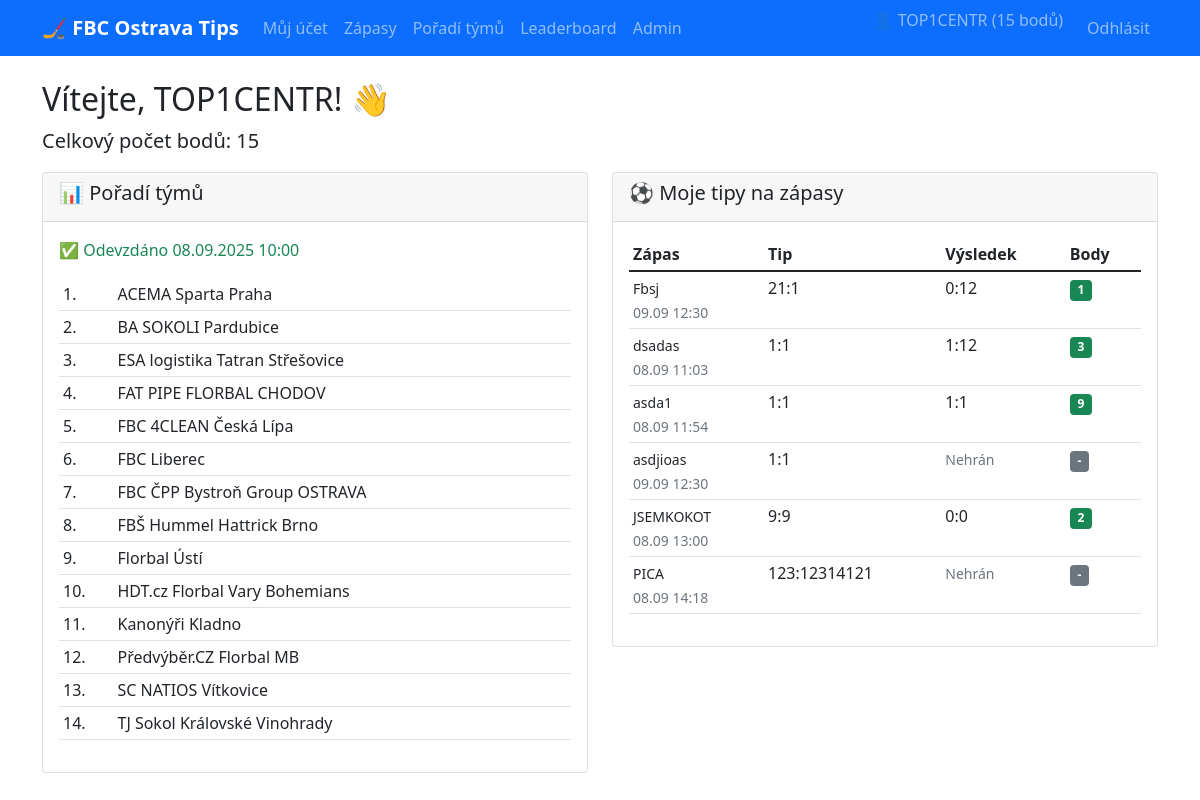
Screenshot of / (signed in) with the database file from the repository.
### tipovani/models.py (models this page shows, shortened)
class UserProfile(models.Model):
    user = models.OneToOneField(User, on_delete=models.CASCADE)
    points = models.IntegerField(default=0)

class TeamRanking(models.Model):
    user = models.OneToOneField(User, on_delete=models.CASCADE)
    is_submitted = models.BooleanField(default=False)
    submitted_at = models.DateTimeField(null=True, blank=True)

class TeamRankingItem(models.Model):
    ranking = models.ForeignKey(TeamRanking, on_delete=models.CASCADE, related_name='items')
    team = models.ForeignKey(Team, on_delete=models.CASCADE)
    position = models.IntegerField()
    class Meta:
        unique_together = ['ranking', 'team']
        unique_together = ['ranking', 'position']

class Team(models.Model):
    name = models.CharField(max_length=100, unique=True)
    position = models.IntegerField(null=True, blank=True)  # Pro správné pořadí od admina

class MatchTip(models.Model):
    user = models.ForeignKey(User, on_delete=models.CASCADE)
    match = models.ForeignKey(Match, on_delete=models.CASCADE)
    home_score_tip = models.IntegerField()
    away_score_tip = models.IntegerField()
    points_earned = models.IntegerField(default=0)
    created_at = models.DateTimeField(auto_now_add=True)
    question_point = models.IntegerField(default=0)
    question_answer = models.BooleanField(null=True)  # co tipnul hráč
    class Meta:
        unique_together = ['user', 'match']

class Match(models.Model):
    home_team = models.CharField(max_length=100, default="FBC ČPP Bystroň Group OSTRAVA")
    opponent = models.CharField(max_length=100)
    datetime = models.DateTimeField()
    location = models.CharField(max_length=200)
    home_score = models.IntegerField(null=True, blank=True)
    away_score = models.IntegerField(null=True, blank=True)
    is_finished = models.BooleanField(default=False)
    question = models.CharField(max_length=255)
    correct_answer = models.BooleanField(null=True, blank=True)  # bude vyplněno až po zápase

### tipovani/views.py (the view)
# urls.py: path('', views.dashboard, name='dashboard'),
@login_required
def dashboard(request):
    profile, created = UserProfile.objects.get_or_create(user=request.user)
    tips = MatchTip.objects.filter(user=request.user).select_related('match')
    try:
        team_ranking = TeamRanking.objects.get(user=request.user)
        ranking_items = TeamRankingItem.objects.filter(ranking=team_ranking).select_related('team').order_by('position')
    except TeamRanking.DoesNotExist:
        team_ranking = None
        ranking_items = []
    context = {
        'profile': profile,
        'tips': tips,
        'team_ranking': team_ranking,
        'ranking_items': ranking_items,
    }
    return render(request, 'tipovani/dashboard.html', context)

### tipovani/templates/tipovani/dashboard.html (shortened to what this page needs)
{% extends 'tipovani/base.html' %}
{% block content %}
<div class="row">
    <div class="col-md-12">
        <h2>Vítejte, {{ user.username }}! 👋</h2>
        <p class="lead">Celkový počet bodů: <strong>{{ profile.points }}</strong></p>
    </div>
</div>
<div class="row">
    <div class="col-md-6">
        <div class="card">
            <div class="card-header">
                <h5>📊 Pořadí týmů</h5>
            </div>
            <div class="card-body">
                {% if team_ranking and team_ranking.is_submitted %}
                    <p class="text-success">✅ Odevzdáno {{ team_ranking.submitted_at|date:"d.m.Y H:i" }}</p>
                    <div class="table-responsive">
                        <table class="table table-sm">
                            {% for item in ranking_items %}
                            <tr>
                                <td>{{ item.position }}.</td>
                                <td>{{ item.team.name }}</td>
                            </tr>
                            {% endfor %}
                        </table>
                    </div>
                {% else %}
                    <p class="text-warning">⚠️ Ještě jste neodevzdali pořadí týmů</p>
                    <a href="{% url 'poradi_tymu' %}" class="btn btn-primary">Vyplnit pořadí</a>
                {% endif %}
            </div>
        </div>
    </div>
    <div class="col-md-6">
        <div class="card">
            <div class="card-header">
                <h5>⚽ Moje tipy na zápasy</h5>
            </div>
            <div class="card-body">
                {% if tips %}
                    <div class="table-responsive">
                        <table class="table table-sm">
                            <thead>
                                <tr>
                                    <th>Zápas</th>
                                    <th>Tip</th>
                                    <th>Výsledek</th>
                                    <th>Body</th>
                                </tr>
                            </thead>
                            <tbody>
                                {% for tip in tips %}
                                <tr>
                                    <td>
                                        <small>{{ tip.match.opponent }}</small><br>
                                        <small class="text-muted">{{ tip.match.datetime|date:"d.m H:i" }}</small>
                                    </td>
                                    <td>{{ tip.home_score_tip }}:{{ tip.away_score_tip }}</td>
                                    <td>
                                        {% if tip.match.is_finished %}
                                            {{ tip.match.home_score }}:{{ tip.match.away_score }}
                                        {% else %}
                                            <small class="text-muted">Nehrán</small>
                                        {% endif %}
                                    </td>
                                    <td>
                                        {% if tip.match.is_finished %}
                                            <span class="badge bg-success">{{ tip.points_earned }}</span>
                                        {% else %}
                                            <span class="badge bg-secondary">-</span>
                                        {% endif %}
                                    </td>
                                </tr>
                                {% endfor %}
                            </tbody>
                        </table>
                    </div>
                {% else %}
                    <p class="text-muted">Zatím nemáte žádné tipy</p>
                    <a href="{% url 'zapasy' %}" class="btn btn-primary">Tipovat zápasy</a>
                {% endif %}
            </div>
        </div>
    </div>
</div>
{% endblock %}

### tipovani/templates/tipovani/base.html (shortened to what this page needs)
<!DOCTYPE html>
<html lang="cs">
<head>
    <link href="https://cdn.jsdelivr.net/npm/bootstrap@5.1.3/dist/css/bootstrap.min.css" rel="stylesheet">
</head>
<body>
    <nav class="navbar navbar-expand-lg navbar-dark bg-primary">
        <div class="container">
            <a class="navbar-brand" href="{% url 'dashboard' %}">🏒 FBC Ostrava Tips</a>
            {% if user.is_authenticated %}
            <div class="collapse navbar-collapse" id="navbarNav">
                <ul class="navbar-nav me-auto">
                    <li class="nav-item">
                        <a class="nav-link" href="{% url 'dashboard' %}">Můj účet</a>
                    </li>
                    <li class="nav-item">
                        <a class="nav-link" href="{% url 'zapasy' %}">Zápasy</a>
                    </li>
                    <li class="nav-item">
                        <a class="nav-link" href="{% url 'poradi_tymu' %}">Pořadí týmů</a>
                    </li>
                    <li class="nav-item">
                        <a class="nav-link" href="{% url 'leaderboard' %}">Leaderboard</a>
                    </li>
                    {% if user.is_staff %}
                    <li class="nav-item">
                        <a class="nav-link" href="{% url 'admin_dashboard' %}">Admin</a>
                    </li>
                    {% endif %}
                </ul>
                <ul class="navbar-nav">
                    <li class="nav-item">
                        <span class="navbar-text me-3">
                            👤 {{ user.username }} ({{ user.userprofile.points|default:0 }} bodů)
                        </span>
                    </li>
                    <li class="nav-item">
                        <a class="nav-link" href="{% url 'logout' %}">Odhlásit</a>
                    </li>
                </ul>
            </div>
            {% endif %}
        </div>
    </nav>
    <div class="container mt-4">
        {% block content %}
        {% endblock %}
    </div>
</body>
</html>

### tipovani/templates/tipovani/base.html (style rules this page uses)
.navbar-brand { font-weight: bold; }
.card { margin-bottom: 20px; }

### rows the page displays
UserProfile: points "15"
TeamRanking: submitted_at "08.09.2025 10:00"
TeamRankingItem: position "1", team.name "ACEMA Sparta Praha"
TeamRankingItem: position "2", team.name "BA SOKOLI Pardubice"
TeamRankingItem: position "3", team.name "ESA logistika Tatran Střešovice"
TeamRankingItem: position "4", team.name "FAT PIPE FLORBAL CHODOV"
TeamRankingItem: position "5", team.name "FBC 4CLEAN Česká Lípa"
TeamRankingItem: position "6", team.name "FBC Liberec"
TeamRankingItem: position "7", team.name "FBC ČPP Bystroň Group OSTRAVA"
TeamRankingItem: position "8", team.name "FBŠ Hummel Hattrick Brno"
TeamRankingItem: position "9", team.name "Florbal Ústí"
TeamRankingItem: position "10", team.name "HDT.cz Florbal Vary Bohemians"
TeamRankingItem: position "11", team.name "Kanonýři Kladno"
TeamRankingItem: position "12", team.name "Předvýběr.CZ Florbal MB"
TeamRankingItem: position "13", team.name "SC NATIOS Vítkovice"
TeamRankingItem: position "14", team.name "TJ Sokol Královské Vinohrady"
MatchTip: match.opponent "Fbsj", match.datetime "09.09 12:30", home_score_tip "21", away_score_tip "1", match.home_score "0", match.away_score "12", points_earned "1"
MatchTip: match.opponent "dsadas", match.datetime "08.09 11:03", home_score_tip "1", away_score_tip "1", match.home_score "1", match.away_score "12", points_earned "3"
MatchTip: match.opponent "asda1", match.datetime "08.09 11:54", home_score_tip "1", away_score_tip "1", match.home_score "1", match.away_score "1", points_earned "9"
MatchTip: match.opponent "asdjioas", match.datetime "09.09 12:30", home_score_tip "1", away_score_tip "1", shows "Nehrán"
MatchTip: match.opponent "JSEMKOKOT", match.datetime "08.09 13:00", home_score_tip "9", away_score_tip "9", match.home_score "0", match.away_score "0", points_earned "2"
MatchTip: match.opponent "PICA", match.datetime "08.09 14:18", home_score_tip "123", away_score_tip "12314121", shows "Nehrán"

### other values shown
{{ user.username }} "TOP1CENTR"
{{ user.userprofile.points|default:0 }} "15"
